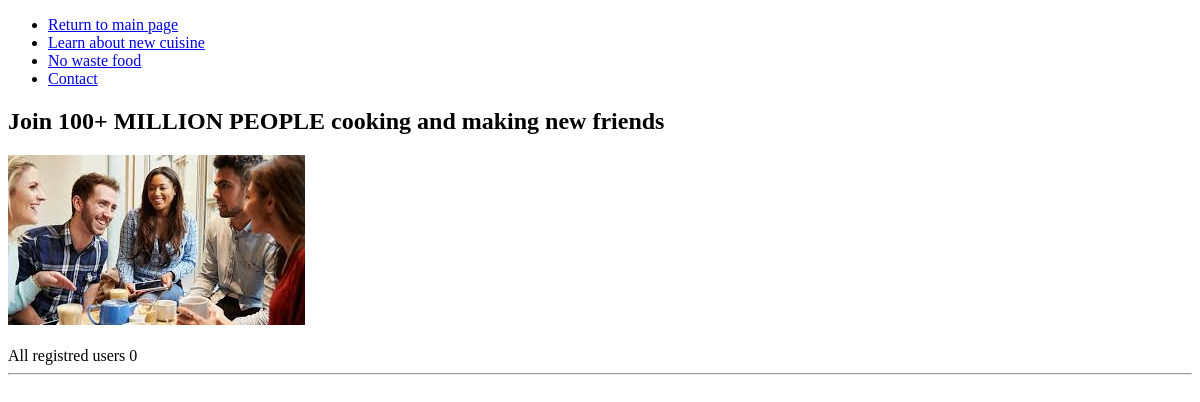
Before: /meet/ with the older database file.
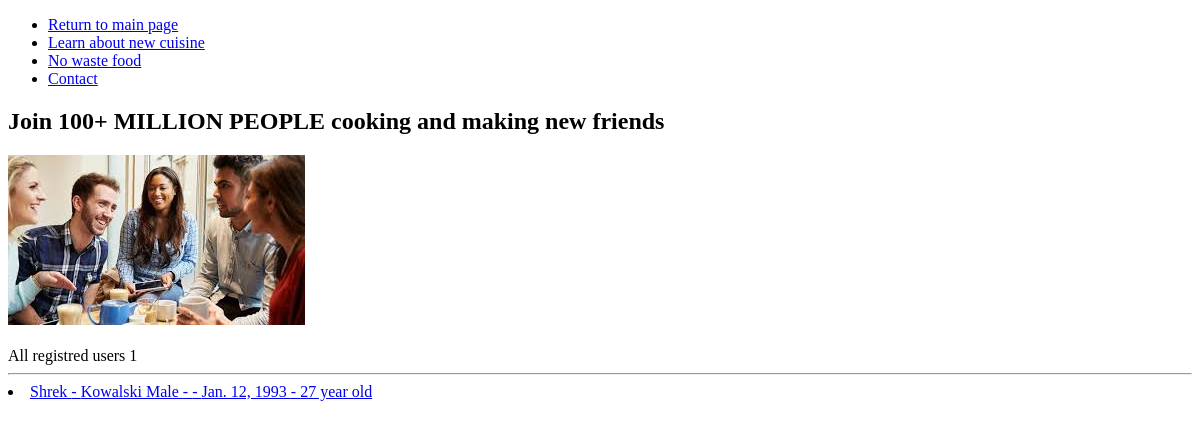
After: the same page with the newer database file.
### cooking/models.py (models this page shows)
class CustomUser(User):
    GENDER_CHOICES = (
        ('M', 'Male'),
        ('F', 'Female'),
    )
    gender = models.CharField(max_length=1, choices=GENDER_CHOICES, default='M')
    birth_date = models.DateField(blank=True, null=True)
    language_1 = models.CharField(max_length=32, default='')
    language_2 = models.CharField(max_length=32, default='')
    language_3 = models.CharField(max_length=32, default='')
    country = CountryField(default='')
    @property
    def age(self):
        age = int(
            (datetime.now().date() - self.birth_date).days / 365.25)  ### help count how old users, no needed do migrate
        return (f"{age} year old")

### cooking/views.py (the view)
# urls.py: path('meet/',MeetView.as_view(), name="meet"),
class MeetView(View):
    def get(self, request, ):
        users = CustomUser.objects.all()
        count = CustomUser.objects.count()
        ctx = {
            'users': users,
            "count": count,
        }
        return render(request, 'meet.html', ctx)

### cooking/templates/meet.html (shortened to what this page needs)
{% load static %}
<!DOCTYPE html>
<html lang="en">
<head>
</head>
<body>
<ul>
<li><a href="/" class="help">Return to main page</a></li>
<li><a href="/cuisine/">Learn about new cuisine</a></li>
<li><a href="/waste_food/">No waste food</a></li>
<li><a href="/contact/">Contact</a></li>
</ul>
<h2>Join 100+ MILLION PEOPLE cooking and making new friends</h2>
<img src="{% static "images/people.jpeg" %}" alt="My image">
<br>
<br>
All registred users {{count}}
<hr style="background-color: black">
{% for user in users %}
<li><a  href="/user_detail/{{ user.id }}">{{user.username}}  - {{user.last_name}} {{user.get_gender_display}} - {{user.languages}} - {{user.birth_date}} - {{user.age}}</a></li>
{% endfor %}
</body>
</html>

Changed rows visible on the page:
added CustomUser: username "Shrek", last_name "Kowalski", gender "Male", birth_date "Jan. 12, 1993", age "27 year old"
Other visible differences:
{{ count }}: "0" → "1"
